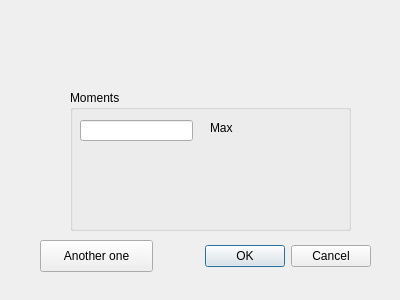
<?xml version="1.0" encoding="UTF-8"?>
<ui version="4.0">
 <class>Dialog</class>
 <widget class="QDialog" name="Dialog">
  <property name="geometry">
   <rect>
    <x>0</x>
    <y>0</y>
    <width>400</width>
    <height>300</height>
   </rect>
  </property>
  <property name="windowTitle">
   <string>Dialog</string>
  </property>
  <widget class="QDialogButtonBox" name="buttonBox">
   <property name="geometry">
    <rect>
     <x>30</x>
     <y>240</y>
     <width>341</width>
     <height>32</height>
    </rect>
   </property>
   <property name="orientation">
    <enum>Qt::Horizontal</enum>
   </property>
   <property name="standardButtons">
    <set>QDialogButtonBox::Cancel|QDialogButtonBox::Ok</set>
   </property>
  </widget>
  <widget class="QPushButton" name="pushButton">
   <property name="geometry">
    <rect>
     <x>40</x>
     <y>240</y>
     <width>113</width>
     <height>32</height>
    </rect>
   </property>
   <property name="text">
    <string>Another one</string>
   </property>
  </widget>
  <widget class="QGroupBox" name="groupBox">
   <property name="geometry">
    <rect>
     <x>70</x>
     <y>90</y>
     <width>281</width>
     <height>141</height>
    </rect>
   </property>
   <property name="title">
    <string>Moments</string>
   </property>
   <widget class="QLineEdit" name="maxMoment">
    <property name="geometry">
     <rect>
      <x>10</x>
      <y>30</y>
      <width>113</width>
      <height>21</height>
     </rect>
    </property>
   </widget>
   <widget class="QLabel" name="label">
    <property name="geometry">
     <rect>
      <x>140</x>
      <y>30</y>
      <width>60</width>
      <height>16</height>
     </rect>
    </property>
    <property name="text">
     <string>Max</string>
    </property>
   </widget>
  </widget>
 </widget>
 <resources/>
 <connections>
  <connection>
   <sender>buttonBox</sender>
   <signal>accepted()</signal>
   <receiver>Dialog</receiver>
   <slot>accept()</slot>
   <hints>
    <hint type="sourcelabel">
     <x>248</x>
     <y>254</y>
    </hint>
    <hint type="destinationlabel">
     <x>157</x>
     <y>274</y>
    </hint>
   </hints>
  </connection>
  <connection>
   <sender>buttonBox</sender>
   <signal>rejected()</signal>
   <receiver>Dialog</receiver>
   <slot>reject()</slot>
   <hints>
    <hint type="sourcelabel">
     <x>316</x>
     <y>260</y>
    </hint>
    <hint type="destinationlabel">
     <x>286</x>
     <y>274</y>
    </hint>
   </hints>
  </connection>
 </connections>
</ui>
